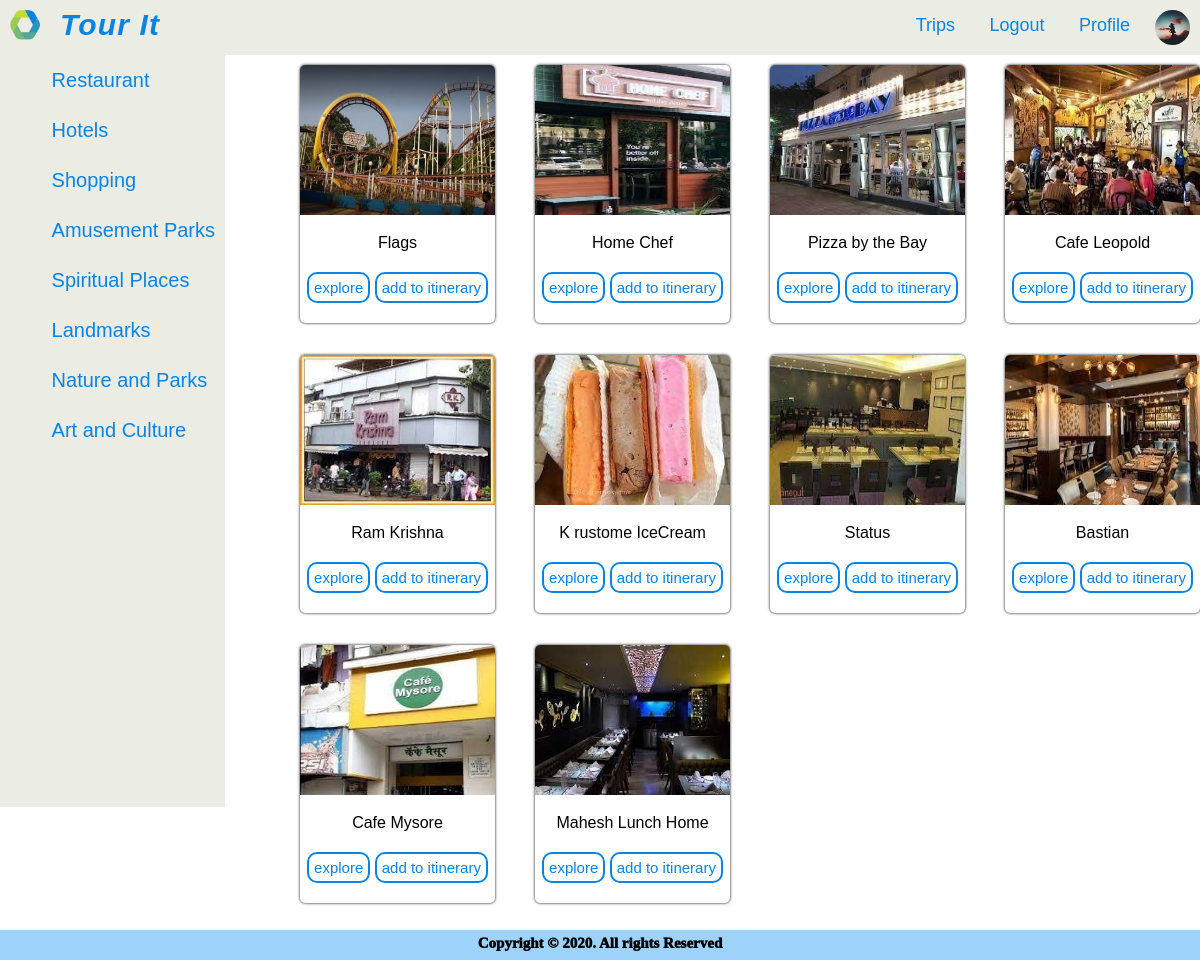
/tourit/list/1/ (signed in), run on the app's committed database.
### tourit/models.py (models this page shows, shortened)
class Customer(models.Model):
    user = models.OneToOneField(User, null=True, on_delete=models.CASCADE)
    name = models.CharField(max_length=200, null=True)
    email = models.CharField(max_length=200, null=True)
    profile_pic = models.ImageField(default="/images/profile1.jpg",null=True, blank=True)
    date_created = models.DateTimeField(auto_now_add=True, null=True)
    place = models.ManyToManyField(Place, blank=True)

class PlaceType(models.Model): #tag
    name = models.CharField(max_length=200, null=True)
    placetypepic = models.ImageField(null=True, blank=True)

class Place(models.Model): #product
    name = models.CharField(max_length=200, null=True)
    location = models.CharField(max_length=200, null=True)
    address = models.CharField(max_length=2000, null=True, blank=True)
    phone = models.CharField(max_length=2000, null=True, blank=True)
    website = models.CharField(max_length=2000, null=True, blank=True)
    description = models.CharField(max_length=2000, null=True, blank=True)
    placetypes = models.ForeignKey(PlaceType, null = True, on_delete =models.CASCADE)
    pic = models.ImageField(null=True, blank=True)

### tourit/views.py (the view)
# urls.py: path('list/<int:pk>/', views.ListPage, name= 'list' ),
@login_required(login_url='tourit:login')
def ListPage(request, pk):
    b = PlaceType.objects.get(id = pk)
    places = b.place_set.all()
    placetype = PlaceType.objects.all()
    current = pending(request)
    context = {'places':places , 'placetype':placetype, 'current':current}
    return render(request,'tourit/list.html', context)

### tourit/context_processors.py (called while the page is built)
def sidenav(request):
    return{'sn':PlaceType.objects.all()}

### tourit/views.py (called while the page is built)
@login_required(login_url='tourit:login')
def pending(request):
    user_profile = get_object_or_404(Customer, user=request.user)
    order = Itinerary.objects.filter(customer=user_profile, is_added=False)
    if order.exists():
        return order[0]
    return 0

### tourit/templates/tourit/list.html (shortened to what this page needs)
{% load static %}
<!DOCTYPE html>
<html lang="en">
<head>
    <link rel="stylesheet" href="{% static '/css/navbar1.css' %}"></link>
    <link rel="stylesheet" href="{% static '/css/copyright.css' %}">
</head>
<body>
   <nav>
        <div >
            {%  include 'tourit/navbar.html' %}
        </div>
            {%  include 'tourit/sidenav.html' %}
   </nav>
    <div class="grid_container">
    <div class="card_container">
        {% for placetype in places %}
        <div class="card">
            <div class="image"><img src="{{ placetype.pic.url}}"alt=""></div>
            <div class="location">{{placetype.name}}</div>
            <button class="explore"><a href="{% url 'tourit:detail' placetype.id %}"> explore </a></button>
            {% if object in current %}
            <button class="explore"><a href="{% url 'tourit:trip' %}" class = "btn btn-warning"> go to itinerary</a></button>
            {% else %}
            <button class="explore"><a href="{% url 'tourit:add_to_trip' placetype.id %}" class = "btn btn-warning" object> add to itinerary</a></button>
            {% endif %}
        </div>
        {% endfor %}
  </div>
  </div>
    <div class="copyright">
        {%  include 'tourit/copyright.html' %}
    </div>
</body>
</html>

### tourit/templates/tourit/navbar.html
{% load static %}
  <link rel="stylesheet" href="{% static '/css/navbar.css' %}">
    <nav>
        <a href = "{% url 'tourit:user' %}" ><img id='logo' src="/images/logo.png" alt="logo"></a>
        <ul id='title'>
            <li>
                <h1><a href = "{% url 'tourit:user' %}" >Tour It</a></h1>
            </li>
        </ul>
        <img id='user' src="{{request.user.customer.profile_pic.url}}" alt="user">
        <ul class="right-menu">
            <li class="content"><a href="{% url 'tourit:trip' %}">Trips</a></li>
            <li class="content"><a href="{% url 'tourit:logout' %}">Logout</a></li>
            <li class="content"><a href="{% url 'tourit:account' %}">Profile</a></li>
        </ul>
    </nav>

### tourit/templates/tourit/sidenav.html (shortened to what this page needs)
{% load static %}
<!DOCTYPE html>
<html lang="en">
<head>
  <link rel="stylesheet" href="{% static '/css/sidenav.css' %}">
</head>
<body>
<div class="sidenav appear">
    <ul class="container">
         {% for s in sn %}
         <li class="menu"><p><a href="{% url 'tourit:list' s.id %}">{{ s.name }}</a></p></li>
          {% endfor %}
    </ul>
</div>
</body>

### tourit/templates/tourit/copyright.html
<h6>Copyright &copy; 2020. All rights Reserved</h6>

### static/css/navbar1.css (style rules this page uses)
* { margin: 0; padding: 0; font-family: sans-serif; }
p { margin-left: 20px; }
.card_container { display: grid; width: 900px; min-height: 615px; margin-top: 10px; margin-left: 300px; margin-right: auto; grid-template-columns: 1fr 1fr 1fr 1fr; grid-gap: 25px; grid-column-gap: 40px; }
img { width: 100%; height: 150px; border-top-right-radius: 5px; border-top-left-radius: 5px; }
.card { background: white; text-align: center; border-radius: 5px; box-shadow: 0 0 3px; position: relative; margin-bottom: 7px; }
.location { margin-top: 10px; }
.explore { margin: 20px auto; cursor: pointer; border: none; background-color: white; border: 2px solid #0984e3; padding: 5px 5px; border-radius: 10px; color: #0984e3; font-size: 15px; transition: all 250ms ease-in-out; outline: none; }
a:link, a:visited { text-decoration: none; color: #0984e3; }
.card a { outline: none; }

### static/css/copyright.css (style rules this page uses)
.copyright { margin-top: 20px; background-color: #9dd2fb; margin-bottom: 0px; height: 20px; padding: 5px; text-align: center; }
.copyright h6 { font-size: 15px; font-weight: 1000; color: #000000; font-family: 'Times New Roman', Times, serif; }

### static/css/navbar.css (style rules this page uses)
* { margin: 0; padding: 0; }
nav { width: 100%; height: 55px; background-color: #ebede4; line-height: 50px; color: #0984e3; }
nav ul { float: right; margin-right: 10px; color: #0984e3; }
nav ul li { list-style-type: none; display: inline-block; line-height: 50px; color: #0984e3; }
nav ul.right-menu li a { text-decoration: none; padding: 15px; color: #0984e3; }
nav ul#title li a { text-decoration: none; color: #0984e3; font-size: 30px; }
#logo { width: 30px; height: 30px; margin: 10px; float: left; margin-left: 10px; }
#user { width: 35px; height: 35px; margin: 10px auto; margin-right: 10px; float: right; border-radius: 50%; }
#title { font-size: 20px; float: left; font-family: sans-serif; font-style: italic; color: #0984e3; letter-spacing: 0.3mm; margin-left: 10px; }
.content { margin-right: 0px; color: #0984e3; font-family: sans-serif; font-size: 18px; }

### static/css/sidenav.css (style rules this page uses)
.sidenav { position: absolute; top: 55px; left: 0; height: 94vh; width: 225px; background-color: #ebede4; transition: transform 250ms ease-in-out; }
.appear { transform: translateX(0%); }
.menu { display: block; font-size: 20px; transition: all 100ms ease-in-out; }
.menu a { color: #0984e3; text-decoration: none; }
.container { color: #0984e3; }

### data on the page
PlaceType: name "Restaurant"
PlaceType: name "Hotels"
PlaceType: name "Shopping"
PlaceType: name "Amusement Parks"
PlaceType: name "Spiritual Places"
PlaceType: name "Landmarks"
PlaceType: name "Nature and Parks"
PlaceType: name "Art and Culture"
Place: pic (picture), name "Flags"
Place: pic (picture), name "Home Chef"
Place: pic (picture), name "Pizza by the Bay"
Place: pic (picture), name "Cafe Leopold"
Place: pic (picture), name "Ram Krishna"
Place: pic (picture), name "K rustome IceCream"
Place: pic (picture), name "Status"
Place: pic (picture), name "Bastian"
Place: pic (picture), name "Cafe Mysore"
Place: pic (picture), name "Mahesh Lunch Home"
